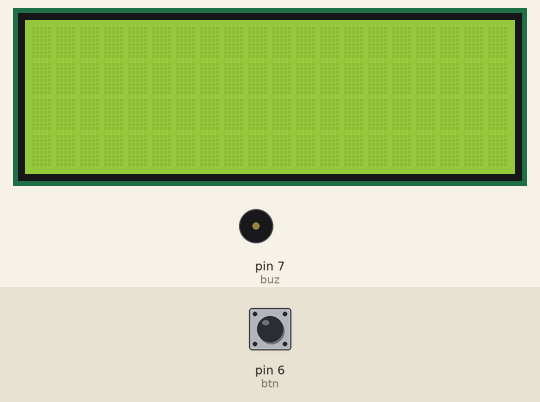
Simulated run of this sketch. Board: Arduino Uno, built with avr-gcc and run on an emulated ATmega328P. Parts: 20×4 character LCD, buzzer (waves = sounding, pin HIGH). Inputs (shaded band) come from the test bench; at power-on: pin 6 (btn) HIGH. What the sketch prints to the serial monitor is not drawn.

Above: at 1.2 s.
1.3 s: pin 6 (btn) pulled LOW for 0.15 s
At 3.1 s:
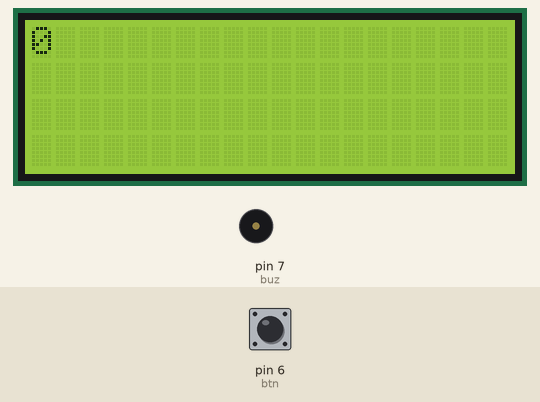
4.4 s: pin 6 (btn) pulled LOW for 1 s
Timing chart, 0 to 7.4 s (numbered marks = the images above; inputs shaded):
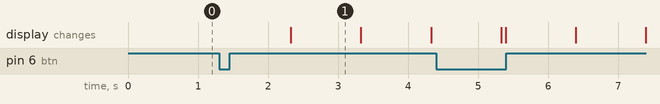

Measured:
- after the input at 1.3 s, the display: changes after 1.0 s (image 1)
- what the display in image 1 shows lasts 1.0 s, from 2.3 s to 3.3 s

The sketch:

timer_with_tts.ino
```cpp
#include <LiquidCrystal_I2C.h>


LiquidCrystal_I2C lcd(0x27, 20, 4);
extern volatile unsigned long timer0_millis;
int buz=7;
int btn=6;
int cnt=0;

void setup() {
  // 한번만 실행되는 초기 설정 코드
  Serial.begin(9600);
  pinMode(buz, OUTPUT);
  pinMode(btn, INPUT_PULLUP);
  lcd.init();
  lcd.backlight();
}

void loop() {
  // 반복해서 실행되는 메인 코드
  if(digitalRead(btn) == LOW) {
    cnt += 1;
    timer0_millis=0;
    if (cnt == 2) {
      cnt = 0;
    }

    Serial.println('1');

  }


  if (cnt == 0) {
    lcd.init();
  }


  if (cnt == 1) {
    unsigned long time1 = millis() / 1000;
    delay(1000);
    lcd.setCursor(0, 0);
    lcd.print(time1);

    if(time1%30==0){
      Serial.println(time1);
    }

    if (time1 == 180) {
      cnt = 0;

      tone(buz, 1500, 300); // 1500 Hz의 소리를 300 ms 동안 재생
      lcd.setCursor(0, 0);
      lcd.print("TIME OUT !!");
      Serial.println('2');
      delay(500);
    }
  }
}
```
